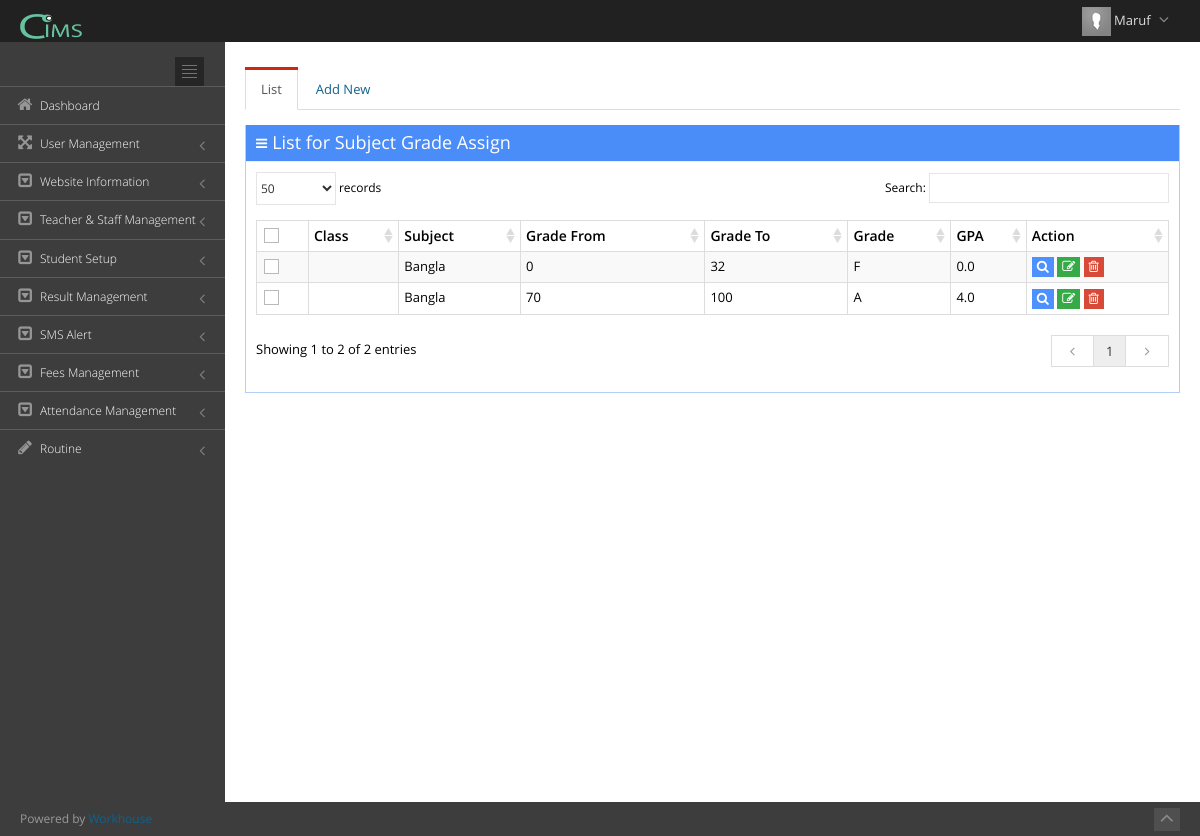
The app's page /index.php?view=grade_assign (signed in) with its own data.
### tables this page shows
CREATE TABLE `user_admin` (
  `userid` int(11) NOT NULL,
  `username` text NOT NULL,
  `usr_code` varchar(500) NOT NULL,
  `role` varchar(100) NOT NULL,
  `password` varchar(500) NOT NULL,
  `image` varchar(300) NOT NULL,
  `userdate` date NOT NULL,
  `uniqueToken` varchar(40) NOT NULL
);

CREATE TABLE `t_modules` (
  `moduleid` int(11) NOT NULL COMMENT 'module id',
  `name` text NOT NULL,
  `page_caption` text NOT NULL,
  `page_link` text NOT NULL,
  `is_report` int(2) NOT NULL COMMENT '1=report,0=form',
  `is_main` int(2) NOT NULL COMMENT '1=main,0=sub',
  `icon` varchar(300) NOT NULL,
  `show` int(2) NOT NULL COMMENT '1=show,0=hide'
);

CREATE TABLE `tbl_grade_assign` (
  `grade_assign_id` int(3) NOT NULL,
  `school_id` int(1) DEFAULT NULL,
  `subject_id` int(2) DEFAULT NULL,
  `grade_from` int(2) DEFAULT NULL,
  `grade_to` int(3) DEFAULT NULL,
  `grade` varchar(2) DEFAULT NULL,
  `gpa` decimal(2,1) DEFAULT NULL,
  `status` int(1) DEFAULT NULL,
  `datetime` varchar(19) DEFAULT NULL
);

CREATE TABLE `tbl_subject` (
  `subject_id` int(11) NOT NULL,
  `school_id` int(11) NOT NULL,
  `class_id` int(11) NOT NULL,
  `subject_name` varchar(255) NOT NULL,
  `subject_code` int(11) NOT NULL,
  `pass_marks_under` int(11) NOT NULL,
  `cr_pass_marks` int(11) NOT NULL,
  `ob_pass_marks` int(11) NOT NULL,
  `status` tinyint(4) NOT NULL,
  `created_on` datetime NOT NULL
);

### include/view.php (called while the page is built, shortened)
<?php
	require('functions.php');
	$htaccess = isset($_SERVER['HTACCESS']);
	if(isset($_GET['view'])){
	 	@$view = $_GET['view'];
	}
	else {
	 	$view = 'login';
	}
	$page = $view.'_asoft.php';
	include($page);
?>

### include/functions.php (called while the page is built, shortened)
<?php
function urlroute($url){
	global $htaccess;
	if(!$htaccess){
		$url = 'index.php?view='.$url;
	}
	return $url;
}
function escape($input){
	return mysql_real_escape_string($input);
}
function name($email){
	$sql = "SELECT username FROM user_admin WHERE usr_code = '$email'";
	$qry = mysql_query($sql) or die ("Error in name selection at header".mysql_error());
	$rs = mysql_fetch_array($qry);
	return $rs['username'];
}
?>

### grade_assign_asoft.php (the view, shortened to what this page needs)
<?php
$sql_Name = "SELECT name,page_link,page_caption FROM `t_modules` where page_link='".$view."'";
$qry_Name = mysql_query($sql_Name);
$page_title = mysql_result($qry_Name, 0, "name");
$page_link = mysql_result($qry_Name, 0, "page_link");
if(isset($_SESSION['com_cbs_aaiam_school_maruf_user_email']) == true)
{
?>
<div class="page-content">
<div class="row">
    <div class="col-md-12">
        <div class="tabbable tabbable-custom boxless">
            <ul class="nav nav-tabs">
                <li class="<?php if(@$_REQUEST['temp']=="Save" || @$_REQUEST['temp']=="View") {echo "";} else{echo "active";}?>"><a href="#tab_0" data-toggle="tab">List</a></li>
                <li class="<?php if(@$_REQUEST['temp']=="Save" || @$_REQUEST['temp']=="View") {echo "active";} else{echo "";}?>"><a href="#tab_1" data-toggle="tab">Add New</a></li>
            </ul>
            <div class="tab-content">
                <div class="tab-pane <?php if(@$_REQUEST['temp']=="Save" || @$_REQUEST['temp']=="View") {echo "";} else{echo "active";}?>" id="tab_0">
                	<div class="portlet box blue ">
                        <div class="portlet-title">
                            <div class="caption"><i class="icon-reorder"></i>List for <?php echo $page_title;?></div>
                        </div>
                        <div class="portlet-body  flip-scroll">
                            <form action=""  class="form-horizontal form-bordered" id="formIDdel" method="post" enctype="multipart/form-data">
                            <table class="table table-bordered table-striped table-condensed flip-content" id="sample_1">
                                <thead class="flip-content">
                                    <tr>
                                        <th><input type="checkbox" class="group-checkable" data-set="#sample_1 .checkboxes" /></th>
                                      	<th>Class</th>
                                        <th>Subject</th>
                                        <th>Grade From</th>
                                        <th>Grade To</th>
                                        <th>Grade</th>
                                        <th>GPA</th>
                                        <th>Action</th>
                                    </tr>
                                </thead>
                                <tbody>
                                <?php
                                $sql_user_admin = "SELECT * FROM tbl_grade_assign";
                                $qry_user_admin = mysql_query($sql_user_admin);
                                while($row = mysql_fetch_array($qry_user_admin)){
									$pk = $row['grade_assign_id'];
                                ?>
                                <tr>
                                     <td><input type="checkbox" class="checkboxes" value="1" /></td>
                                     <td><?php
                                      ?></td>
                                     <td><?php
									 $class = mysql_query("SELECT `subject_name` FROM tbl_subject where `subject_id` = '".$row['subject_id']."'") or die(mysql_error());
									 $row_class = mysql_fetch_array($class);
									  echo $row_class['subject_name']?>
                                    </td>
                                    <td><?php echo $row['grade_from']?></td>
                                    <td><?php echo $row['grade_to']?></td>
                                    <td><?php echo $row['grade'];?></td>
                                     <td><?php echo $row['gpa'];?></td>
                                    <td>
                                    <?php if(@$row_access_acs[3] == 'View') {?>
                                        <a
                                        href="<?php echo urlroute($page_link); ?>&Editid=<?php echo $pk;?>&temp=View"
                                        class="btn btn-xs blue">
                                        <i class="icon-search"></i>
                                        </a>
                                    <?php }?>
                                    <?php if(@$row_access_acs[1] == 'Edit') {?>
                                        <a onclick="return confirm('Do you want to Edit?')"
                                        href="<?php echo urlroute('grade_assign_edit'); ?>&Editid=<?php echo $pk;?>&temp=Save"
                                        class="btn btn-xs green">
                                        <i class="icon-edit"></i>
                                        </a>
                                    <?php }?>
                                    <?php if(@$row_access_acs[2] == 'Delete') {?>
                                        <a 	onclick="return confirm('Do you want to Delete?')"
                                        href="<?php echo urlroute($page_link); ?>&Deleteid=<?php echo $pk;?>&temp=Delete"
                                        class="btn btn-xs red">
                                        <i class="icon-trash"></i>
                                        </a>
                                    <?php }?>
                                    </td>
                                </tr>
                                <?php } ?>
                                </tbody>
                            </table>
                            </form>
                        </div>
                    </div>
                </div>
        	</div>
        </div>
    </div>
</div>
</div>
<?php
} else
{
?>  <script type="text/javascript">
location.replace('index.php');
</script>
<?php }?>

### include/nav_header.php (shortened to what this page needs)
<div class="header navbar navbar-inverse navbar-fixed-top">
        <div class="header-inner">
           <a class="navbar-brand" href="#" target="_blank">
            <img src="img/login-logo.png" alt="logo" class="img-responsive" style="height:25px"/>
            </a>
            <ul class="nav navbar-nav pull-right">
                <li class="dropdown user">
                	<a href="#" class="dropdown-toggle" data-toggle="dropdown" data-hover="dropdown" data-close-others="true">
                        <?php
						$sql_view = "SELECT * FROM user_admin WHERE usr_code='".@$_SESSION['com_cbs_aaiam_school_maruf_user_email']."'";
						$qry_view = mysql_query($sql_view) or die("Error in view ->".mysql_error());
						$rs_view = mysql_fetch_array($qry_view);
						@$path = 'img/user/'.@$rs_view["image"];
						if(@$rs_view["image"] != "" && file_exists($path)==true){
							$thumbs  = 'img/user/thumbs/small'.@$rs_view["image"];
						}else{
							$thumbs  = 'assets/img/avatar.png';
						}
						?>
                        <img alt="" src="<?php echo $thumbs;?>" height="29"/>
               	 		<span class="username"><?php echo name($_SESSION['com_cbs_aaiam_school_maruf_user_email']);?></span>
                		<i class="icon-angle-down"></i>
                	</a>
                </li>
            </ul>
        </div>
</div>

### include/nav_sidebar.php (shortened to what this page needs)
<div class="page-sidebar navbar-collapse collapse">
         <ul class="page-sidebar-menu">
            <li>
               <div class="sidebar-toggler hidden-phone"></div>
            </li>
            <?php
$Select = mysql_query("SELECT * FROM `hierarchy`");
while($Row = mysql_fetch_assoc($Select)){
	if($Row['category'] == 'm'){
		$Arr[$Row['hierarchy_id']] = $Row['sub_category'];
	}else{
		$Childs[$Row['category']][$Row['hierarchy_id']] = $Row['sub_category'];
	}
}
function gettree($Array,$view,$macs){
		foreach($Array as $key => $value){
			if(array_key_exists($value,@$macs)){
				$sql_category_name = "SELECT * FROM t_modules WHERE moduleid = '".escape($value)."'";
				$qry_category_name = mysql_query($sql_category_name);
				while($rs_category_name = mysql_fetch_array($qry_category_name))
				{
					$name = $rs_category_name['name'];
					$page_link = $rs_category_name['page_link'];
					$icon = $rs_category_name['icon'];
				}
				$qry_is_main_cat = mysql_query("SELECT category FROM `hierarchy` WHERE hierarchy_id=$key");
				$is_main_cat = mysql_result($qry_is_main_cat, 0, "category");
				echo '<li id="module_'.$value.'" ';
					if($page_link == $view) echo 'class="active "';
				echo '>';
					echo '<a   href="'.urlroute($page_link).'"';
					echo '>';
						echo '<i class="'.$icon.'"></i>';
						echo '<span class="title">';
						echo $name;
						echo '</span>';
					echo '</a> ';
				if($is_main_cat != 'm'){
					echo '</li>';
				}
			}
		}
}
gettree($Arr,$view,$macs);
?>
         </ul>
      </div>

### assets/css/style-metronic.css (style rules this page uses)
div, input, select, textarea, span, img, table, td, th, p, a, button, ul, code, pre, li { -webkit-border-radius: 0 !important; -moz-border-radius: 0 !important; border-radius: 0 !important; }
.btn { border-width: 0; padding: 7px 14px; font-size: 14px; outline: none !important; -webkit-box-shadow: none !important; -moz-box-shadow: none !important; box-shadow: none !important; -webkit-border-radius: 0 !important; -moz-border-radius: 0 !important; border-radius: 0 !important; -webkit-text-shadow: none; -moz-text-shadow: none; text-shadow: none; }
.btn.red { color: white; text-shadow: none; background-color: #d84a38; }
.btn.blue { color: white; text-shadow: none; background-color: #4d90fe; }
.btn.green { color: white; text-shadow: none; background-color: #35aa47; }
.btn > i { font-size: 14px; }
.btn-sm, .btn-xs { padding: 5px 10px; font-size: 12px; line-height: 1.5; }
.btn-sm > i, .btn-xs > i { font-size: 13px; }
.btn-xs { padding: 1px 5px; }
.nav-tabs, .nav-pills { margin-bottom: 10px; }
.table thead > tr > th { border-bottom: 0; }

### assets/css/style-responsive.css (style rules this page uses)
@media (min-width: 992px) { .page-sidebar { position: absolute; width: 225px; } }
@media (min-width: 992px) { .page-sidebar.navbar-collapse { max-height: none !important; } }
@media (min-width: 992px) { .page-content { margin-left: 225px; margin-top: 0px; min-height: 760px; padding: 25px 20px 20px 20px; } }

### assets/css/plugins.css (style rules this page uses)
.dataTable { width: 100% !important; clear: both; margin-top: 5px; }
.dataTable > thead > tr > th.sorting, .dataTable > thead > tr > th.sorting_asc, .dataTable > thead > tr > th.sorting_desc { padding-right: 18px; }

### assets/css/themes/default.css (style rules this page uses)
body { background-color: #3d3d3d !important; }
.header { filter: none !important; background-image: none !important; background-color: #212121 !important; }
.header .navbar-nav li.dropdown .dropdown-toggle i { color: #8a8a8a !important; }
.page-sidebar { background-color: #3d3d3d; }
ul.page-sidebar-menu > li > a { border-top: 1px solid #5c5c5c !important; color: #ffffff !important; }
ul.page-sidebar-menu > li:last-child > a { border-bottom: 1px solid transparent !important; }
ul.page-sidebar-menu > li a i { color: #969696; }
.sidebar-toggler { background-image: url(../../img/sidebar-toggler.jpg); background-color: #242424; }

### records on screen
user_admin: username "Maruf"
t_modules: name "Dashboard"
t_modules: name "User Management"
t_modules: name "Website Information"
t_modules: name "Teacher & Staff Management"
t_modules: name "Student Setup"
t_modules: name "Result Management"
t_modules: name "SMS Alert"
t_modules: name "Fees Management"
t_modules: name "Attendance Management"
t_modules: name "Routine"
t_modules: name "Subject Grade Assign"
tbl_grade_assign: subject.subject_name "Bangla", grade_from "0", grade_to "32", grade "F", gpa "0.0"
tbl_grade_assign: subject.subject_name "Bangla", grade_from "70", grade_to "100", grade "A", gpa "4.0"
